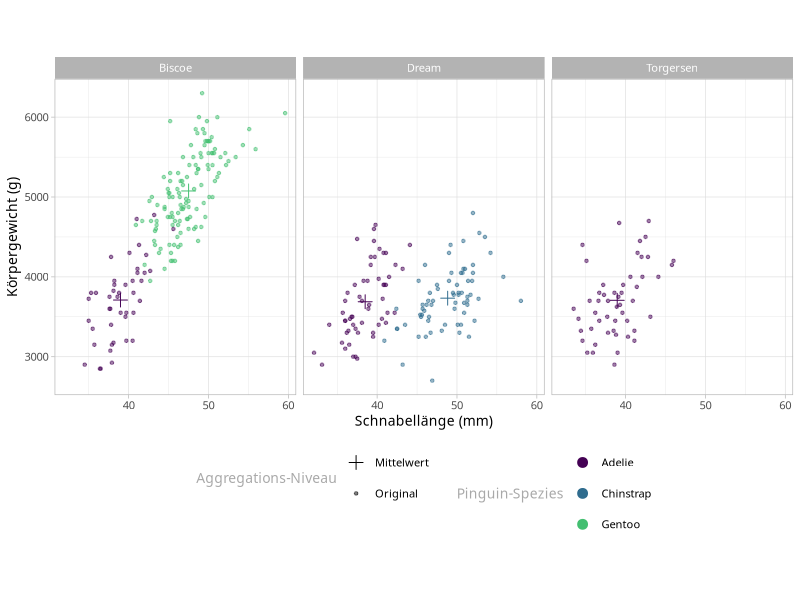

Write R code to recreate this figure.
## ---- chunk 1
library(tidyverse)

df <- palmerpenguins::penguins

my_theme <-  theme_light(base_family = 'Helvetical',
              base_size = 10) +
  theme(legend.position = 'bottom')

theme_set(my_theme)
## ---- chunk 2
#| label: fig-scatter
#| fig-cap: Verteilungen der Schnabellänge und Körpergewichte der beobachteten Pinguine, aufgeteilt nach der Insel auf der die Pinguine beobachtet wurden und der Spezies der Pinguine.


penguin_means <- palmerpenguins::penguins %>% 
  group_by(species, island) %>% 
  summarise(across(c(bill_length_mm, body_mass_g), ~mean(., na.rm=T)))

df %>% 
  ggplot(aes(x = bill_length_mm, 
             y = body_mass_g,
             color = species)) + 
  geom_point(aes(shape = 'Original'),
             alpha = .5) +
  geom_point(data=penguin_means,
             aes(shape = 'Mittelwert'),
             size = 3) +
  scale_color_viridis_d(end = 0.7) +
  scale_shape_manual(values = c(Original = 20, Mittelwert = 3))+
  coord_fixed(ratio = 10/1000) +
  facet_wrap(~island) +
  labs(x = 'Schnabellänge (mm)',
       y = 'Körpergewicht (g)',
       color = 'Pinguin-Spezies',
       shape = 'Aggregations-Niveau')+
  theme(legend.title = element_text(size = 10,
                                    colour = 'darkgrey'))+
  guides(color = guide_legend(nrow = 3),
         shape = guide_legend(nrow = 2))
